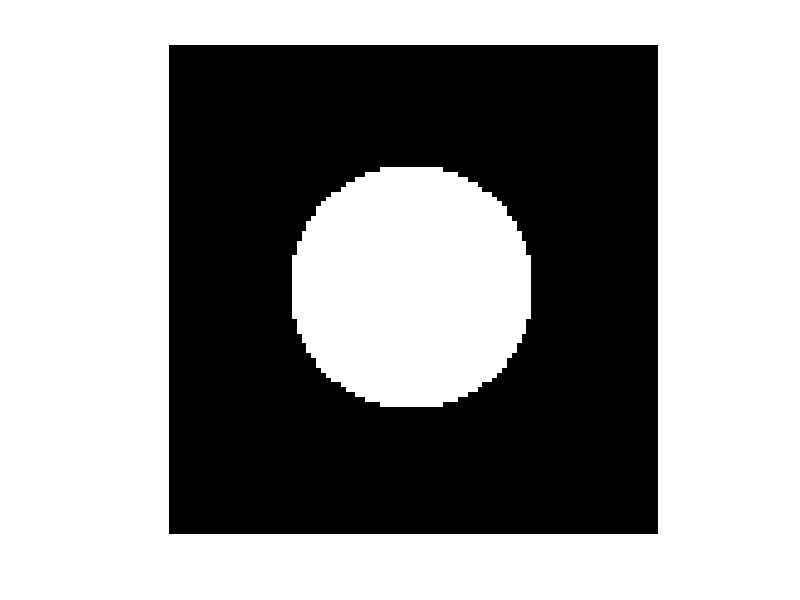

MATLAB code for this plot: (Note: this script raises an error after producing the figure.)

C = bsxfun(@(x,y)hypot(x-50,y-50)<25,1:100,(1:100).'); % The image of a circle
figure;imshow(C)                                              %
tform = [1 0 0;0.6 1 0;0 0 1];                         % The transformation matrix
tform = affine2d(tform);                               % 2-D Affine Geometric Transformation
C2 = imwarp(C,tform);                                  % Apply geometric transformation to image
figure;imshow(C2)                                             